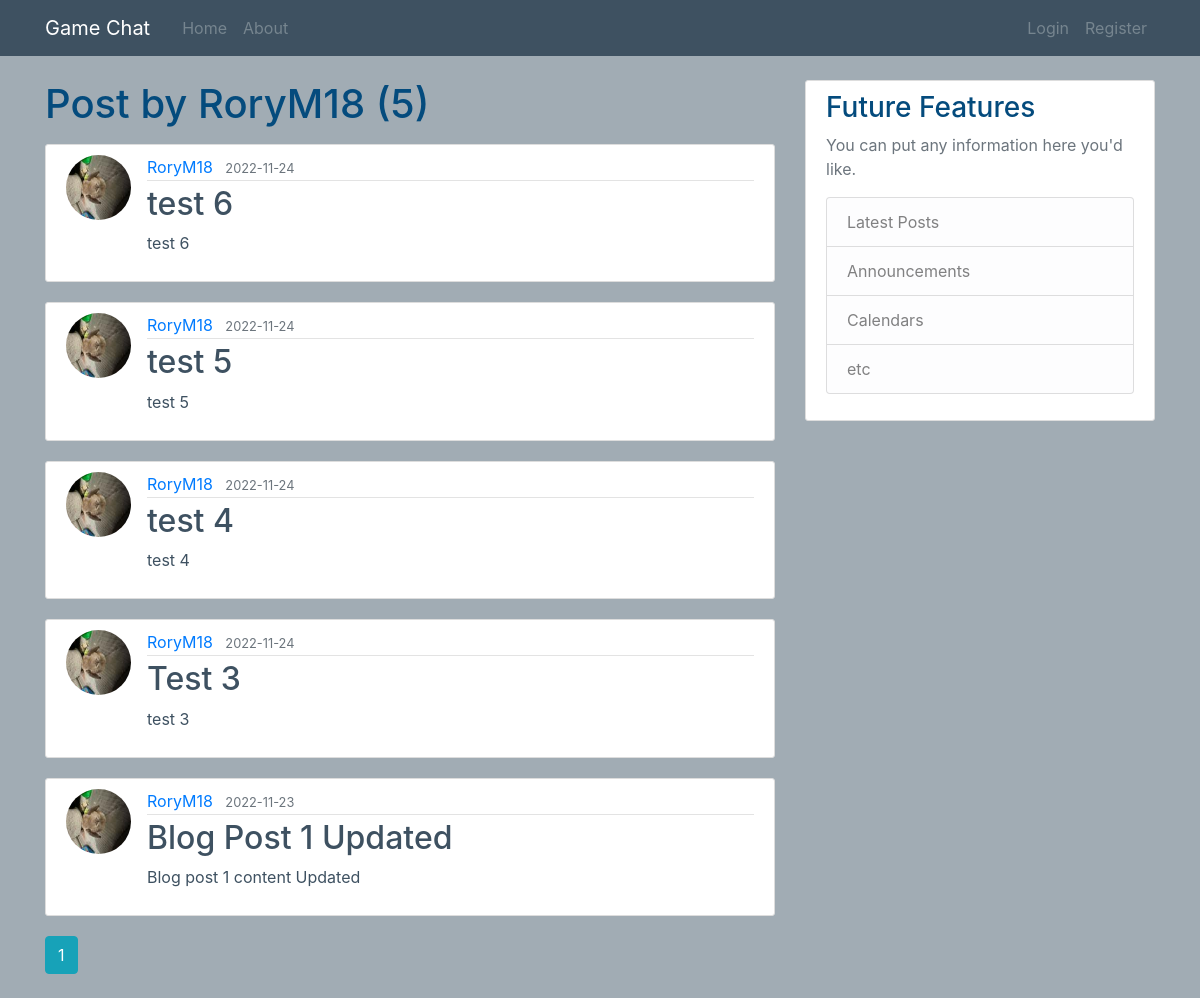
The app's page /user/RoryM18, older data.
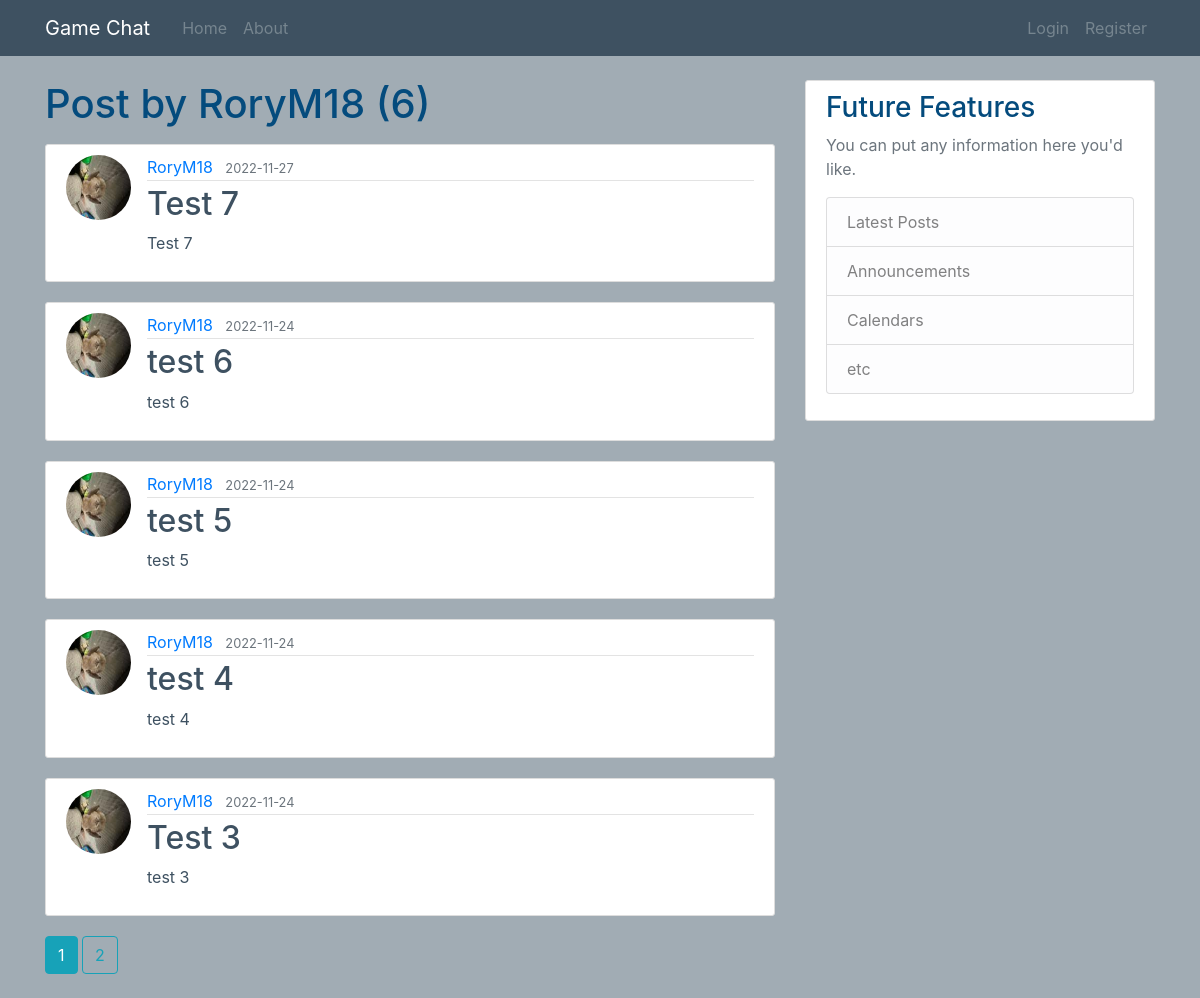
The same page, newer data.
### flaskblog/models.py (models this page shows, shortened)
class Post(db.Model):
    id = db.Column(db.Integer, primary_key=True)
    title = db.Column(db.String(100), nullable=False)
    date_posted = db.Column(db.DateTime, nullable=False, default=datetime.utcnow)
    content = db.Column(db.Text, nullable=False)
    user_id = db.Column(db.Integer, db.ForeignKey('user.id'), nullable=False)

class User(db.Model, UserMixin):
    id = db.Column(db.Integer, primary_key=True)
    username = db.Column(db.String(20), unique=True, nullable=False)
    email = db.Column(db.String(120), unique=True, nullable=False)
    image_file = db.Column(db.String(20), nullable=False, default='default.jpg')
    password = db.Column(db.String(60), nullable=False)
    posts = db.relationship('Post', backref='author', lazy=True)

### flaskblog/routes.py (the view)
@app.route("/user/<string:username>")
def user_posts(username):
    page = request.args.get('page', 1, type=int)
    user = User.query.filter_by(username=username).first_or_404()
    posts = Post.query.filter_by(author=user).order_by(Post.date_posted.desc()).paginate(page=page, per_page=5)
    return render_template('user_posts.html', posts=posts, user=user)

### flaskblog/templates/user_posts.html
{% extends "layout.html" %}
{% block content %}
	<h1 class="mb-3">Post by {{ user.username }} ({{ posts.total }})</h1>
        {% for post in posts.items %}
                <article class="media content-section">
                  <img class="rounded-circle article-img" src="{{ url_for('static', filename='profile_pics/' + post.author.image_file)}}">
                  <div class="media-body">
                    <div class="article-metadata">
			    <a class="mr-2" href="{{ url_for('user_posts', username=post.author.username) }}">{{ post.author.username }}</a>
                      <small class="text-muted">{{ post.date_posted.strftime('%Y-%m-%d') }}</small>
                    </div>
                    <h2><a class="article-title" href="{{ url_for('post', post_id=post.id) }}">{{ post.title }}</a></h2>
                    <p class="article-content">{{ post.content }}</p>
                  </div>
                </article>
        {% endfor %}
        {% for page_num in posts.iter_pages(left_edge=1, right_edge=1, left_current=1, right_current=2) %}
                {% if page_num %}
                 {% if posts.page == page_num %}
                  <a class="btn btn-info mb-4" href="{{ url_for('user_posts', username=user.username, page=page_num) }}">{{ page_num }}</a>
                 {% else %}
                  <a class="btn btn-outline-info mb-4" href="{{ url_for('user_posts', username=user.username, page=page_num) }}">{{ page_num }}</a>
                 {% endif %}
                {% else %}
                 ...
                {% endif %}
        {% endfor %}
{% endblock content%}

Row changes from the older to the newer data that the page shows:
no longer on this page (row unchanged): Post: image_file (picture), author.username "RoryM18", date_posted "2022-11-23", title "Blog Post 1 Updated", content "Blog post 1 content Updated"
added Post: image_file (picture), author.username "RoryM18", date_posted "2022-11-27", title "Test 7", content "Test 7"
Text that changed along with them:
{{ posts.total }}: "5" → "6"
new list line: "2"
